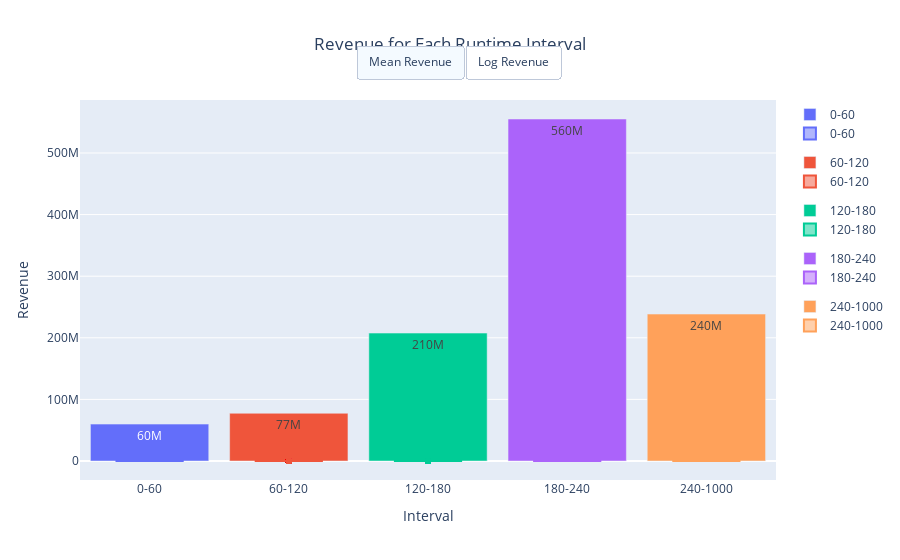

Source (notebook cell):
### Code cell
# Sample data (replace this with your actual data)
movie_runtime = pd.read_csv("../clean_Data/movie_runtime.csv")

pos_order = ['0-60', '60-120', '120-180', '180-240', '240-1000']

# Create a new column for intervals
movie_runtime['Interval'] = pd.cut(movie_runtime['movie_runtime'], bins=[0, 60, 120, 180, 240, 1000], labels=pos_order)
df = movie_runtime.groupby('Interval')['Revenue_with_inflation'].mean().reset_index()


# Create the bar plot for mean revenue
fig_runtime_mean = px.bar(df, x='Interval', y='Revenue_with_inflation', text_auto='.2s',
                          title='Mean Revenue for Each Runtime Interval',
                          labels={'Revenue_with_inflation': 'Mean Revenue'},
                          category_orders={"Interval": pos_order},
                          color='Interval')

# Create the box plot for log revenue
fig_runtime_box = px.box(movie_runtime, x='Interval', y='log_revenues',
                         title='Boxplot of Revenue for Each Runtime Interval',
                         labels={'log_revenues': 'Log Revenue'},
                         category_orders={"Interval": pos_order},
                         color='Interval')

# Create a figure with subplots
fig = make_subplots()

# Add a trace for each plot (only one will be visible at a time)
for trace in fig_runtime_mean.data:
    fig.add_trace(trace)

for trace in fig_runtime_box.data:
    fig.add_trace(trace)

# Update layout to add a button that will switch between plots
fig.update_layout(
    updatemenus=[
        dict(
            type="buttons",
            direction="left",
            buttons=list([
                dict(
                    args=[{"visible": [True] * len(fig_runtime_mean.data) +
                                       [False] * len(fig_runtime_box.data)}],
                    label="Mean Revenue",
                    method="update"
                ),
                dict(
                    args=[{"visible": [False] * len(fig_runtime_mean.data) +
                                       [True] * len(fig_runtime_box.data)}],
                    label="Log Revenue",
                    method="update"
                ),
            ]),
            pad={"r": 10, "t": 10},
            showactive=True,
            x=0.1,
            xanchor="left",
            y=1.2,
            yanchor="top"
        ),
    ],
    barmode='relative',
    bargap=0.15,  
)

# Set titles and axis labels here if needed, since they might be removed by the previous updates
fig.update_layout(
    title_text="Revenue for Each Runtime Interval",
    title_x=0.5,  # Centers the title
    xaxis_title="Interval",
    yaxis_title="Revenue",
    updatemenus=[dict(
        buttons=list([
            dict(
                args=[{"visible": [True]*len(fig_runtime_mean.data) + [False]*len(fig_runtime_box.data)}],
                label="Mean Revenue",
                method="update"
            ),
            dict(
                args=[{"visible": [False]*len(fig_runtime_mean.data) + [True]*len(fig_runtime_box.data)}],
                label="Log Revenue",
                method="update"
            )
        ]),
        direction="left",  # Ensures buttons are laid out horizontally
        pad={"r": 10, "t": 10},
        showactive=True,
        x=0.55,  # Center the buttons horizontally
        xanchor="center",  # Ensures that the 'x' position is the center of the buttons
        y=1.17,  # Adjust this as necessary to position the buttons below the title
        yanchor="top"
    )])
    

# Show the figure
fig.show()

# Save the plot as an HTML file (for interactive features)
fig.write_html('assets/plots/runtime_revenue.html')

# Save the plot as an image file (e.g., PNG)
fig.write_image('assets/plots/runtime_revenue.png', engine='kaleido')

### Figure 1 — Plotly figure (JSON) as saved in the notebook; plotly's stock layout.template omitted (floating-point values rounded to 4 significant figures; data arrays with more than 128 entries replaced by an {"elided": "..."} marker saying what was removed)
{"data": [{"alignmentgroup": "True", "hovertemplate": "Interval=%{x}<br>Mean Revenue=%{y}<extra></extra>", "legendgroup": "0-60", "marker": {"color": "#636efa", "pattern": {"shape": ""}}, "name": "0-60", "offsetgroup": "0-60", "orientation": "v", "showlegend": true, "textposition": "auto", "texttemplate": "%{y:.2s}", "type": "bar", "x": ["0-60"], "xaxis": "x", "y": [59910000.0], "yaxis": "y"}, {"alignmentgroup": "True", "hovertemplate": "Interval=%{x}<br>Mean Revenue=%{y}<extra></extra>", "legendgroup": "60-120", "marker": {"color": "#EF553B", "pattern": {"shape": ""}}, "name": "60-120", "offsetgroup": "60-120", "orientation": "v", "showlegend": true, "textposition": "auto", "texttemplate": "%{y:.2s}", "type": "bar", "x": ["60-120"], "xaxis": "x", "y": [77480000.0], "yaxis": "y"}, {"alignmentgroup": "True", "hovertemplate": "Interval=%{x}<br>Mean Revenue=%{y}<extra></extra>", "legendgroup": "120-180", "marker": {"color": "#00cc96", "pattern": {"shape": ""}}, "name": "120-180", "offsetgroup": "120-180", "orientation": "v", "showlegend": true, "textposition": "auto", "texttemplate": "%{y:.2s}", "type": "bar", "x": ["120-180"], "xaxis": "x", "y": [207700000.0], "yaxis": "y"}, {"alignmentgroup": "True", "hovertemplate": "Interval=%{x}<br>Mean Revenue=%{y}<extra></extra>", "legendgroup": "180-240", "marker": {"color": "#ab63fa", "pattern": {"shape": ""}}, "name": "180-240", "offsetgroup": "180-240", "orientation": "v", "showlegend": true, "textposition": "auto", "texttemplate": "%{y:.2s}", "type": "bar", "x": ["180-240"], "xaxis": "x", "y": [555200000.0], "yaxis": "y"}, {"alignmentgroup": "True", "hovertemplate": "Interval=%{x}<br>Mean Revenue=%{y}<extra></extra>", "legendgroup": "240-1000", "marker": {"color": "#FFA15A", "pattern": {"shape": ""}}, "name": "240-1000", "offsetgroup": "240-1000", "orientation": "v", "showlegend": true, "textposition": "auto", "texttemplate": "%{y:.2s}", "type": "bar", "x": ["240-1000"], "xaxis": "x", "y": [238500000.0], "yaxis": "y"}, {"alignmentgroup": "True", "hovertemplate": "Interval=%{x}<br>Log Revenue=%{y}<extra></extra>", "legendgroup": "0-60", "marker": {"color": "#636efa"}, "name": "0-60", "notched": false, "offsetgroup": "0-60", "orientation": "v", "showlegend": true, "type": "box", "x": ["0-60", "0-60", "0-60", "0-60", "0-60", "0-60", "0-60", "0-60", "0-60", "0-60", "0-60", "0-60", "0-60", "0-60", "0-60", "0-60", "0-60", "0-60", "0-60", "0-60", "0-60", "0-60", "0-60", "0-60", "0-60", "0-60"], "x0": " ", "xaxis": "x", "y": [16.93, 17.06, 17.51, 14.13, 17.91, 13.96, 11.84, 17.18, 18.82, 19.03, 17.64, 19.08, 16.61, 13.12, 17.48, 17.16, 14.36, 16.64, 17.37, 12.26, 15.39, 13.06, 13.0, 20.25, 13.28, 17.53], "y0": " ", "yaxis": "y"}, {"alignmentgroup": "True", "hovertemplate": "Interval=%{x}<br>Log Revenue=%{y}<extra></extra>", "legendgroup": "60-120", "marker": {"color": "#EF553B"}, "name": "60-120", "notched": false, "offsetgroup": "60-120", "orientation": "v", "showlegend": true, "type": "box", "x": {"elided": "6854 str values"}, "x0": " ", "xaxis": "x", "y": {"elided": "6854 float values"}, "y0": " ", "yaxis": "y"}, {"alignmentgroup": "True", "hovertemplate": "Interval=%{x}<br>Log Revenue=%{y}<extra></extra>", "legendgroup": "120-180", "marker": {"color": "#00cc96"}, "name": "120-180", "notched": false, "offsetgroup": "120-180", "orientation": "v", "showlegend": true, "type": "box", "x": {"elided": "1293 str values"}, "x0": " ", "xaxis": "x", "y": {"elided": "1293 float values"}, "y0": " ", "yaxis": "y"}, {"alignmentgroup": "True", "hovertemplate": "Interval=%{x}<br>Log Revenue=%{y}<extra></extra>", "legendgroup": "180-240", "marker": {"color": "#ab63fa"}, "name": "180-240", "notched": false, "offsetgroup": "180-240", "orientation": "v", "showlegend": true, "type": "box", "x": ["180-240", "180-240", "180-240", "180-240", "180-240", "180-240", "180-240", "180-240", "180-240", "180-240", "180-240", "180-240", "180-240", "180-240", "180-240", "180-240", "180-240", "180-240", "180-240", "180-240", "180-240", "180-240", "180-240", "180-240", "180-240", "180-240", "180-240", "180-240", "180-240", "180-240", "180-240", "180-240", "180-240", "180-240", "180-240", "180-240", "180-240", "180-240", "180-240", "180-240", "180-240", "180-240", "180-240", "180-240", "180-240", "180-240", "180-240", "180-240", "180-240", "180-240", "180-240", "180-240", "180-240"], "x0": " ", "xaxis": "x", "y": [20.43, 15.85, 18.26, 20.05, 16.33, 15.58, 14.5, 17.78, 17.73, 20.53, 17.99, 17.7, 17.08, 21.29, 19.23, 19.36, 18.14, 16.84, 17.4, 20.29, 16.33, 22.11, 19.91, 14.88, 18.43, 18.89, 17.72, 18.44, 19.25, 15.99, 19.37, 20.76, 19.75, 20.57, 17.39, 20.86, 17.95, 17.81, 17.17, 19.26, 20.67, 19.91, 18.9, 19.43, 21.09, 18.4, 19.5, 18.5, 21.11, 22.85, 19.42, 19.27, 20.2], "y0": " ", "yaxis": "y"}, {"alignmentgroup": "True", "hovertemplate": "Interval=%{x}<br>Log Revenue=%{y}<extra></extra>", "legendgroup": "240-1000", "marker": {"color": "#FFA15A"}, "name": "240-1000", "notched": false, "offsetgroup": "240-1000", "orientation": "v", "showlegend": true, "type": "box", "x": ["240-1000", "240-1000", "240-1000", "240-1000", "240-1000", "240-1000", "240-1000", "240-1000", "240-1000", "240-1000", "240-1000", "240-1000", "240-1000", "240-1000", "240-1000"], "x0": " ", "xaxis": "x", "y": [17.83, 16.52, 21.3, 15.27, 16.9, 11.17, 14.3, 16.84, 18.53, 13.92, 20.22, 20.13, 17.08, 19.75, 15.36], "y0": " ", "yaxis": "y"}], "layout": {"bargap": 0.15, "barmode": "relative", "title": {"text": "Revenue for Each Runtime Interval", "x": 0.5}, "updatemenus": [{"buttons": [{"args": [{"visible": [true, true, true, true, true, false, false, false, false, false]}], "label": "Mean Revenue", "method": "update"}, {"args": [{"visible": [false, false, false, false, false, true, true, true, true, true]}], "label": "Log Revenue", "method": "update"}], "direction": "left", "pad": {"r": 10, "t": 10}, "showactive": true, "type": "buttons", "x": 0.55, "xanchor": "center", "y": 1.17, "yanchor": "top"}], "xaxis": {"anchor": "y", "domain": [0, 1], "title": {"text": "Interval"}}, "yaxis": {"anchor": "x", "domain": [0, 1], "title": {"text": "Revenue"}}}}
